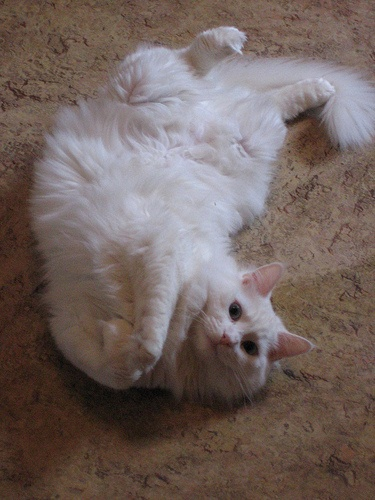
#> input picture imgs/cat.jpg, 375 x 500 px
$ jupyter execute PreLab.ipynb
#> lines starting #> are read from the running program, lines starting #| are printed output that depends on the picture
# EEC174AY Project A1: PreLab
You are NOT allowed to import any other libraries in this notebook otherwise points will be deducted. If you need to please confirm with the TA. ''' TODO ''' Indicates where your solution code should go. Please ensure code is readable easily.

[cell 1]
import cv2
import numpy as np
import matplotlib.pyplot as plt

## Part 1: Visualizing Ground Truth Bounding Boxes

The code below is provided to load `imgs/cats.jpg` and display it using [opencv](https://docs.opencv.org/4.x/).

You must add code to display the bounding boxes, which are given as `gt_boxes` in green color. These represent the ground truth bounding box coordinates in `[x, y, w, h]` format.

Please use `cv2.rectange()` to achieve this. Click [here](https://docs.opencv.org/4.x/dc/da5/tutorial_py_drawing_functions.html) to see hint.

[cell 2]
# Load the image
image_path = "imgs/cat.jpg"
image = cv2.imread(image_path)
#> image is the input picture: shape (500, 375, 3); mean B, G, R 95.3, 99.6, 114
image_rgb = cv2.cvtColor(image, cv2.COLOR_BGR2RGB)

# Ground truth bounding box [x, y, w, h]
gt_box = [34, 25, 303, 379]

# Use gt_boxes and display the bounding boxes in green color
#cv2.rectangle(img, pt1, pt2, color, thickness, lineType, shift)
pt1 = (gt_box[0], gt_box[1])
pt2 = (gt_box[0] + gt_box[2], gt_box[1] + gt_box[3])
green_color = (0,255,0)
cv2.rectangle(image_rgb, pt1, pt2, green_color, thickness = 2)
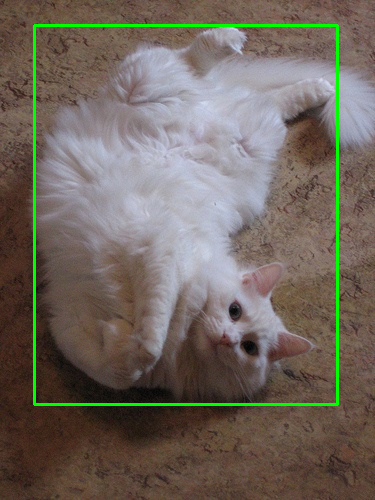
#> image_rgb: shape (500, 375, 3); mean R, G, B 112, 103.4, 93.8

# Display the image with bounding boxes using matplotlib
plt.imshow(image_rgb)
plt.axis('off')  # Hide axes
plt.show()

## Part 2: Implementing the IoU Function

Complete the `compute_iou()` function. This function should accept two bounding boxes and return the IoU value between them. Ensure that the function can handle edge cases (e.g., no overlap between the boxes).

(Hint: See Lecture W5L1_Object Detection Slide 11)

[cell 3]
def compute_iou(boxA, boxB):
    #IOU calculation source: https://www.v7darwin.com/blog/intersection-over-union-guide
    #Not utilizing their pseudocode
    #based off part 3, input boxA and boxB will be a list input
    #respective list will contain [x,y,w,h]
    #x,y: left bottom corner of the image

    #(x1,y1) Top Left Corner
    #(x2,y2) Bottom  Right corner

    #Box A Top + Bottom Corner Coords
    xa_1 = boxA[0]   #X coord of top left corner
    ya_1 = boxA[1]   #Y coord of the top left Corner
    xa_2 = boxA[0] + boxA[2] #X corner + width
    ya_2 = boxA[1] + boxA[3] #bottom corner Height


    #Box A Top + Bottom Corner Coords
    xb_1 = boxB[0]   #X coord of top left corner
    yb_1 = boxB[1]   #Y coord of the top left Corner
    xb_2 = boxB[0] + boxB[2] #X corner + width
    yb_2 = boxB[1] + boxB[3] #bottom corner Height


    #Creating the bounding Box
    a = max(xa_1,xb_1)
    b = max(ya_1,yb_1)
    c = min(xa_2,xb_2)
    d = min(ya_2,yb_2)

    if (c < a) or (d < b):
        return 0

    x_inter_u = (c - a) * (d - b)
    x = (xa_2 - xa_1) * (ya_2 - ya_1)
    y = (xb_2 - xb_1) * (yb_2 - yb_1)
    x_union_u = x + y - x_inter_u
    iou = x_inter_u/x_union_u
    iou = round(iou,2)

    return iou

## Part 3: Visualizing Predicted Bounding Boxes and Computing IoUs

Four sets of predicted bounding boxes have been provided in `predictions`. The ground truth bounding boxes are in `gt_boxes`

For each set of predicted bounding boxes:
1. Draw the predicted boxes on a copy of the original image in red.
2. Draw the ground truth boxes on the same image in green.
3. Compute the IoU for predictions and ground truth.
4. Display the image with both the predicted and ground truth boxes. Use the title of the plot to display the maximum IoU value for each prediction.

You should have 4 images, each with a GT and prediction (1,2,3 or 4) bounbding box plotted (GT in green,. pred in red), and the IoU be the title of the images.

[cell 4]
# Predicted bounding boxes [x, y, w, h]
predictions = [
    [38, 28, 282, 371],  # Pred 1
    [50, 40, 240, 340],  # Pred 2
    [10, 10, 240, 340],  # Pred 3
    [10, 420, 80, 70]    # Pred 4
]

red_color = (255,0,0)
# For each predicted box, visualize it on the image individually (with GT)
#   and compute its IoU with the ground truth.

plt.figure(figsize=(12, 12))
for i in range(len(predictions)):
    image = None
    image = image_rgb.copy()
    iou = compute_iou(predictions[i], gt_box)
    pt1 = (predictions[i][0], predictions[i][1])
    pt2 = (predictions[i][0] + predictions[i][2], predictions[i][1] + predictions[i][3])
    plt.subplot(1,4,i+1)
    plt.title(f"Pred {i+1} - IoU: {iou}")
    cv2.rectangle(image, pt1, pt2, red_color, thickness = 2)
    plt.axis('off')
    plt.imshow(image)

plt.show()
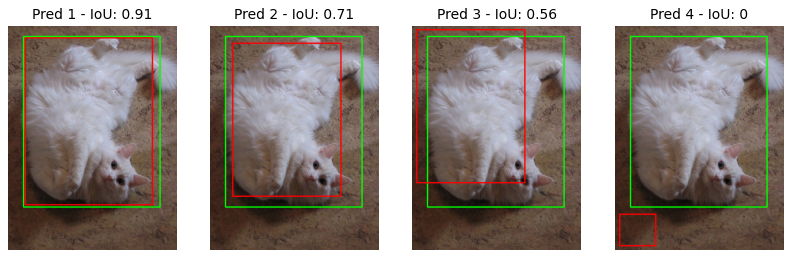
#> figure drawn by matplotlib, 4 panels

$ run again, with imgs/eagle.jpg copied over imgs/cat.jpg
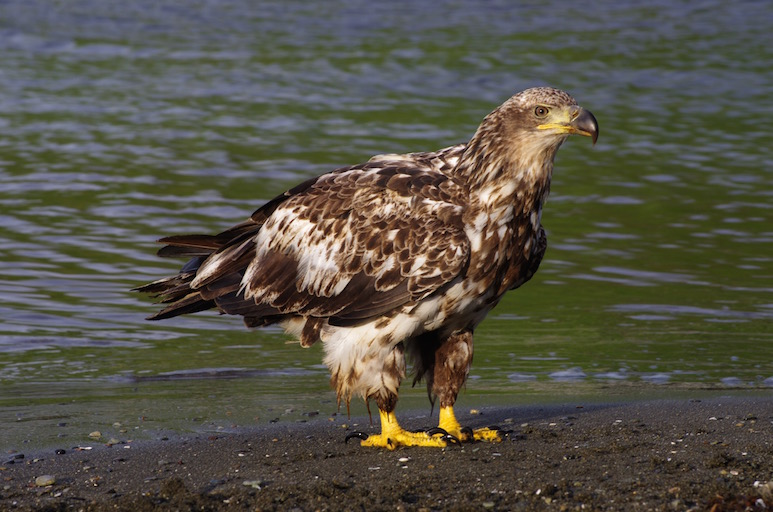
#> input picture imgs/eagle.jpg, 773 x 512 px
#> image is the input picture: shape (512, 773, 3); mean B, G, R 70.8, 82, 85.2
#> `cv2.rectangle(image_rgb, pt1, pt2, green_color, thickness = 2)`:
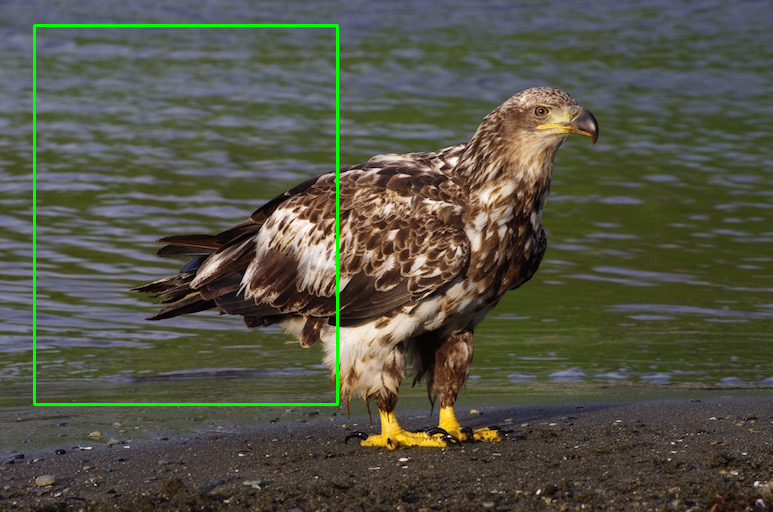
#> image_rgb: shape (512, 773, 3); mean R, G, B 84.2, 83.6, 69.8
#> `plt.show()`:
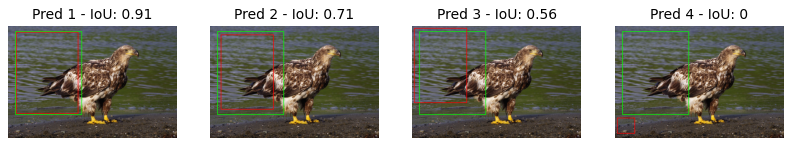
#> figure drawn by matplotlib, 4 panels

$ run again, with imgs/elephants.jpg copied over imgs/cat.jpg
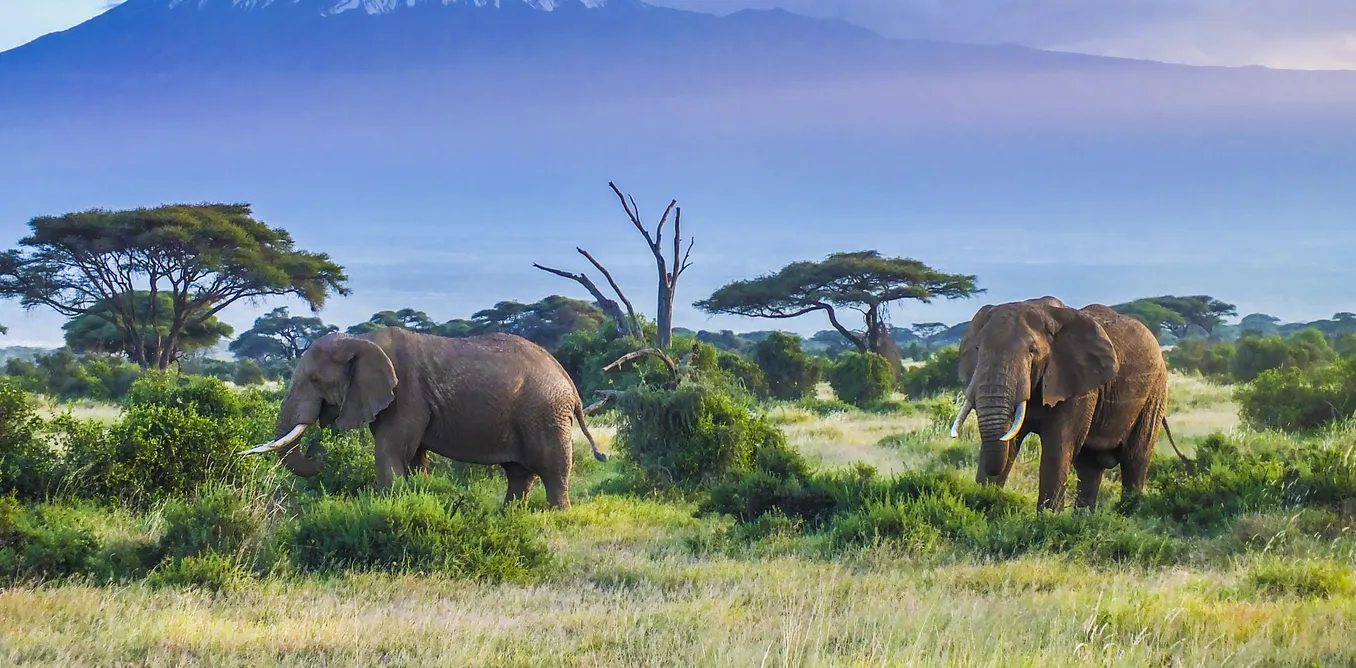
#> input picture imgs/elephants.jpg, 1356 x 668 px
#> image is the input picture: shape (668, 1356, 3); mean B, G, R 142.9, 138.3, 122.2
#> `cv2.rectangle(image_rgb, pt1, pt2, green_color, thickness = 2)`:
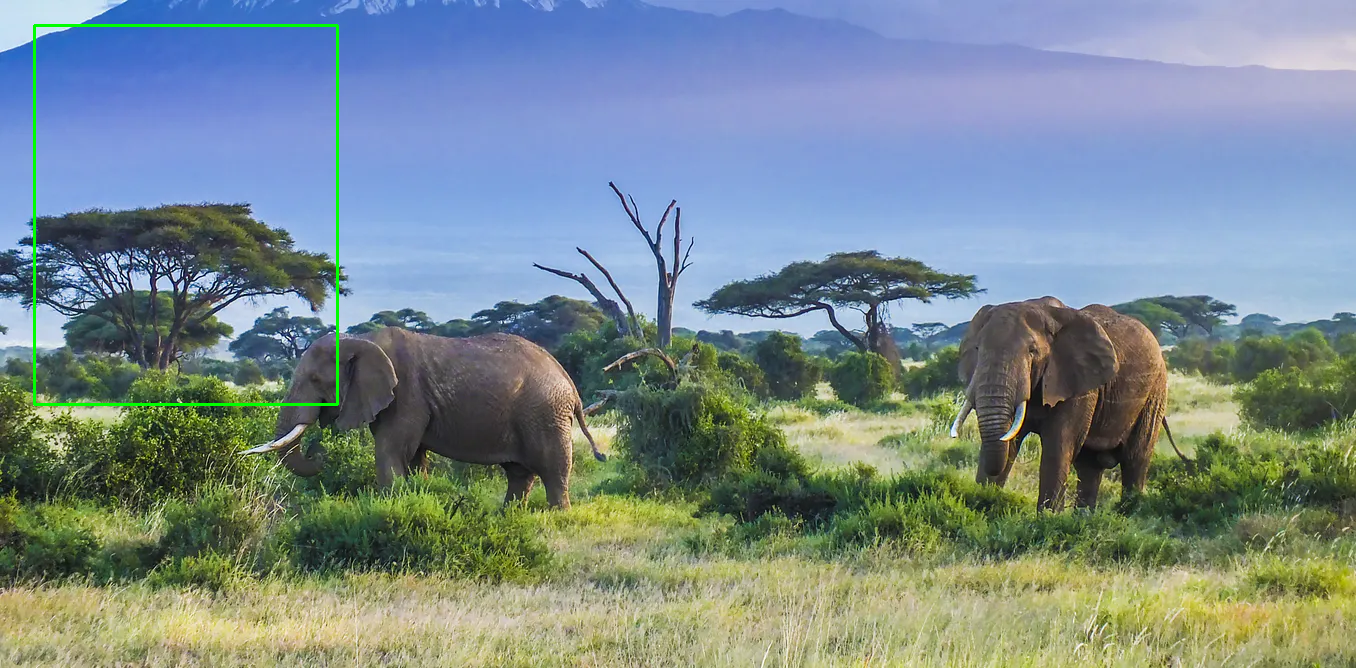
#> image_rgb: shape (668, 1356, 3); mean R, G, B 121.8, 138.9, 142.2
#> `plt.show()`:
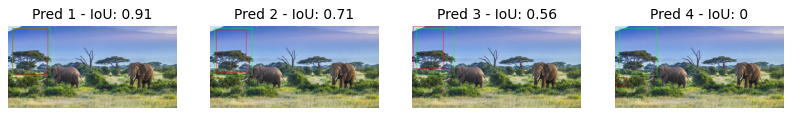
#> figure drawn by matplotlib, 4 panels
